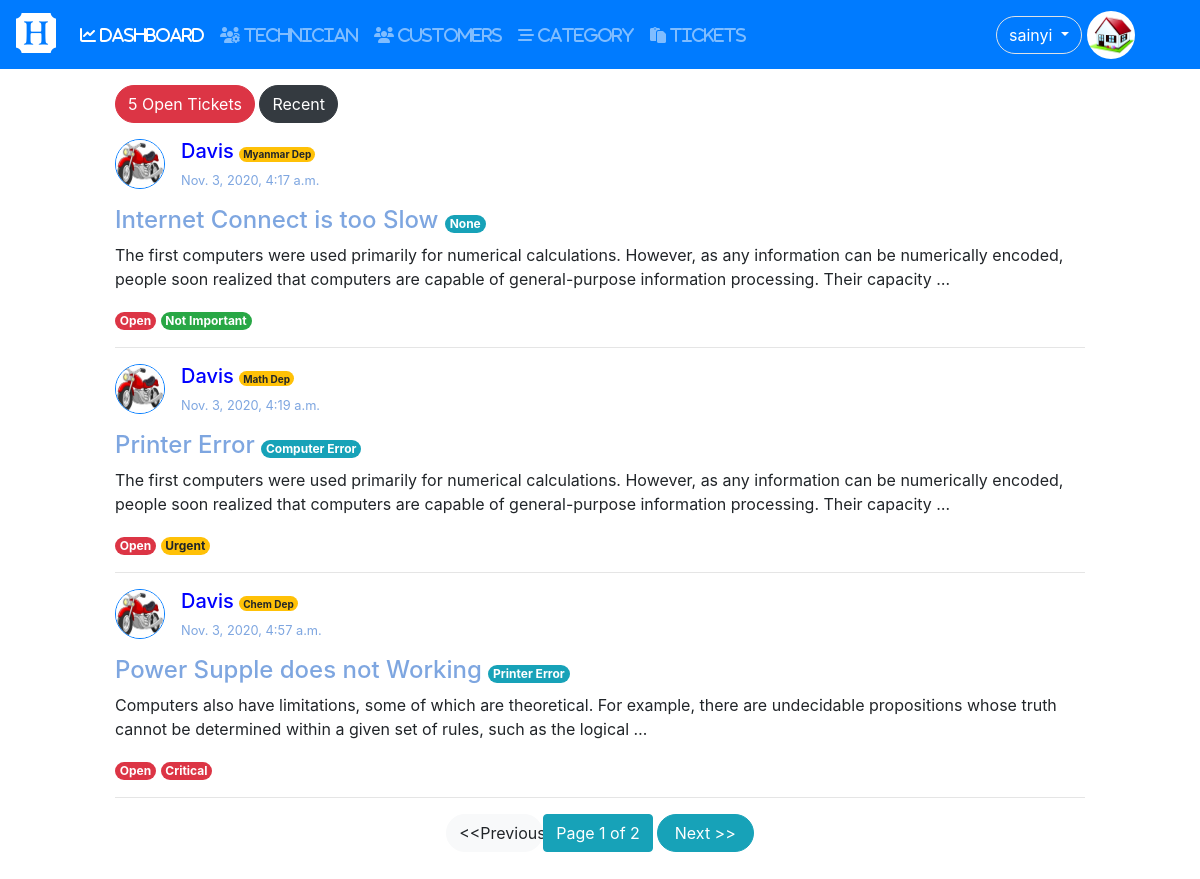
/status/open (signed in), run on the app's committed database.
### user/models.py (models this page shows, shortened)
class Profile(models.Model):#User
	user = models.OneToOneField(settings.AUTH_USER_MODEL,on_delete=models.CASCADE);
	photo = models.ImageField(null=True,blank=True,default='default.jpg');
	birthday = models.DateField(null=True,blank=True);
	phone = models.CharField(max_length=20,null=True,blank=True);
	address = models.TextField(null=True,blank=True);
	GENDER = (
				('other','Other'), # (Key,value)
				('male','Male'),
				('female','Female')
			);
	gender = models.CharField(max_length=100,choices = GENDER,default='other');

### tickets/models.py (models this page shows, shortened)
class Tickets(models.Model):
	user = models.ForeignKey(User,on_delete=models.CASCADE);
	category = models.ForeignKey(Category,on_delete=models.CASCADE,blank=True,null=True);
	name = models.CharField(max_length = 200);
	subject = models.CharField(max_length = 300);
	description = models.TextField();
	attachment = models.FileField(upload_to = "tickets/files/",null=True,blank=True);
	STATUS_CHOICES = (
						('Open','open'), # (Key,value)
						('Pending','pending'),
						('Closed','closed')
					 );
	SET_PRIORITY = (
					('critical','Critical'),
					('urgent','Urgent'),
					('normal','Normal'),
					('not_important','Not Important'),
				   );
	status = models.CharField(max_length=100,choices=STATUS_CHOICES,default='Open');
	priority = models.CharField(max_length=100,choices= SET_PRIORITY,default = 'not_important');
	created = models.DateTimeField(auto_now =True);
	updated = models.DateTimeField(auto_now_add = True);

class Category(models.Model):
	name = models.CharField(max_length=150);
	slug = models.SlugField(max_length=150,unique=True);
	def __str__(self):
		return self.name;

### tickets/views.py (the view)
# urls.py: path('status/<str:status>',views.status_view,name='status-view'),
@login_required
def status_view(request,status):
	if status == 'recent':
		return redirect('dashboard');
	tickets = Tickets.objects.filter(status = status.capitalize());
	if not request.user.is_superuser and not request.user.is_staff:
		tickets = tickets.filter(user= request.user);
	number = 0;
	for _ in tickets:
		number = number+1; #tickets.count
	page_obj,tickets = paginated(request,tickets,3);
	return render(request,'tickets/status_view.html',{'tickets':tickets,
													  'status':status,
													  'number':number,
													  'page_obj':page_obj,
													  'dashboard':'active',
														});

### tickets/views.py (called while the page is built)
def paginated(request,objects,number):
	paginator = Paginator(objects,number);
	try:
		page = request.GET.get('page'); # page no variable
		page_obj =paginator.get_page(page);
		objects = paginator.page(page);
	except PageNotAnInteger:
		page_obj = paginator.get_page(1);
		objects = paginator.page(1);
	return page_obj,objects;

### tickets/templates/tickets/status_view.html
{% extends 'user/base.html' %}
{% block content %}
{% if status == 'open' %}
<div class="btn btn-danger rounded-pill">{{number}} Open Tickets</div>
{% elif status == 'pending' %}
<div class="btn btn-info rounded-pill">{{number}} Pending Tickets</div>
{% else %}
<div class="btn btn-success rounded-pill">{{number}} Closed Tickets</div>
{% endif %}
<a href="/status/recent" class="btn btn-dark rounded-pill">Recent</a>
{% include 'tickets/tickets_list.html' %}
{% include 'tickets/paginator.html' %}
{% endblock %}

### user/templates/user/naviation.html (shortened to what this page needs)
  <nav class="navbar navbar-expand-lg navbar-dark bg-primary">
  {% load static %}
  <a class="navbar-brand" href="#"><i class="fab fa-hire-a-helper" style="font-size: 2em;"></i></a>
  <div class="collapse navbar-collapse" id="navbarNavDropdown">
    <ul class="navbar-nav">
      <li class="nav-item {{dashboard}}">
        <a class="nav-link" href="{% url 'dashboard'%}"><i class="fas fa-chart-line"> DASHBOARD</i><span class="sr-only">(current)</span></a>
      </li>
      {% if user.is_superuser or user.is_staff %}
        {% if user.is_superuser %}
        <li class="nav-item {{tech}}">
          <a class="nav-link" href="{% url 'tech-view' %}"><i class="fas fa-users-cog"> TECHNICIAN</i></a>
        </li>
        <li class="nav-item {{customer}}">
          <a class="nav-link" href="{% url 'customer-view' %}"><i class="fas fa-users"> CUSTOMERS</i></a>
        </li>
        {% endif %}
        <li class="nav-item {{category}}">
          <a class="nav-link" href="{% url 'new-category' %}"><i class="fas fa-stream"> CATEGORY</i></a>
        </li>
        <li class="nav-item {{nav_ticket}}">
          <a class="nav-link" href="{% url 'tickets' %}"><i class="fas fa-paste"> TICKETS</i></a>
          {% else %}
          <a class="nav-link" href="create">NEW TICKETS</a>
          <a class="nav-link" href="#">ABOUT US</a>
          {% endif %}
        </li>
    </ul>
  </div>
        <div class="btn-group">
            <button type="button" class="btn btn-primary border rounded-pill m-1 dropdown-toggle" data-toggle="dropdown" aria-haspopup="true" aria-expanded="false">
              {{user.username}}
            </button>
          </div>
          <img src = '{{user.profile.photo.url}}' class="rounded-circle border border-primary mr-5" style="width:50px; height:50px;">
</nav>

### tickets/templates/tickets/tickets_list.html
<div class="mt-3">
{% for ticket in tickets %}
	<div style="
		display: inline-flex;
	"
	>
		<div>
			<img src="{{ticket.user.profile.photo.url}}" alt="profile"
			width="50" height="50"
			class="border border-primary rounded-circle mr-3"
			>
		</div>
		<div>
			<h5 style="color: blue;">{{ticket.user.username}}
				<span class="badge badge-warning rounded-pill"
					style="font-size: 0.5em;"
				>{{ticket.name}}</span>
			</h5>
			<p style="font-size: 0.8em;color: #7EA6E0;">{{ticket.updated}}</p>
		</div>
	</div>
	<a href="{% url 'ticket-detail' id=ticket.id %}"><h4 style="color: #7EA6E0">{{ticket.subject}}
		{% if request.user.is_superuser or request.user.is_staff %}
		<span
			class = "badge badge-info rounded-pill"
			style = "font-size: 0.5em;"
		>{{ticket.category}}
		</span>
		{% endif %}
	</h4>
	</a>
	<p>{{ticket.description|truncatewords:30 }}</p>
	{% if ticket.status == 'Open' %}
		<div class="badge badge-danger rounded-pill">Open</div>
		{% include 'tickets/priority.html' %}
	{% elif ticket.status == 'Pending' %}
		<div  class="badge badge-info rounded-pill">Pending</div>
		{% include 'tickets/priority.html' %}
	{% else %}
		<div  class="badge badge-success rounded-pill">Closed</div>
		{% include 'tickets/priority.html' %}
	{% endif %}
	<hr>
{% endfor %}
</div>

### tickets/templates/tickets/priority.html
	{% if ticket.priority == 'critical' %}
		<div class="badge badge-danger rounded-pill">Critical</div>
	{% elif ticket.priority == 'urgent' %}
		<div class="badge badge-warning rounded-pill">Urgent</div>
	{% elif ticket.priority == 'normal'  %}
		<div class="badge badge-info rounded-pill"> Normal</div>
	{% else %}
		<div class="badge badge-success rounded-pill">Not Important</div>
	{% endif %}

### data on the page
Tickets: user.profile.photo (picture), user.username "Davis", name "Myanmar Dep", updated "Nov. 3, 2020, 4:17 a.m.", subject "Internet Connect is too Slow", category "None", description "The first computers were used primarily for numerical calculations. However, as any information can be numerically encoded, people soon realized that computers are capable of general-purpose information processing. Their capacity …", status "Open"
Tickets: user.profile.photo (picture), user.username "Davis", name "Math Dep", updated "Nov. 3, 2020, 4:19 a.m.", subject "Printer Error", category "Computer Error", description "The first computers were used primarily for numerical calculations. However, as any information can be numerically encoded, people soon realized that computers are capable of general-purpose information processing. Their capacity …", status "Open"
Tickets: user.profile.photo (picture), user.username "Davis", name "Chem Dep", updated "Nov. 3, 2020, 4:57 a.m.", subject "Power Supple does not Working", category "Printer Error", description "Computers also have limitations, some of which are theoretical. For example, there are undecidable propositions whose truth cannot be determined within a given set of rules, such as the logical …", status "Open"

### other printed values
{{ user.username }} "sainyi"
{{ number }} "5"
{{ page_obj.number }} "1"
{{ page_obj.paginator.num_pages }} "2"
